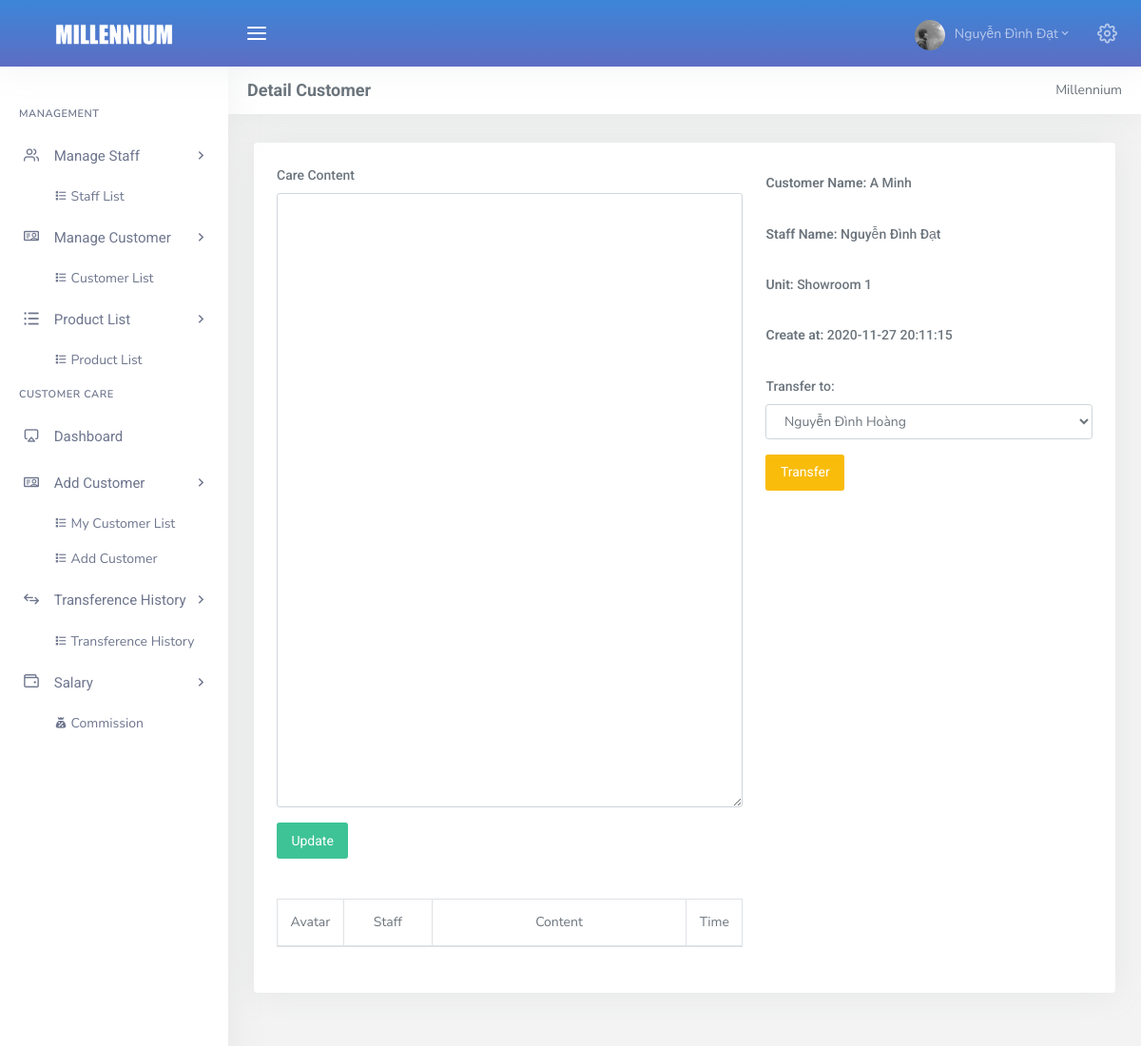
Page /admin/dashboard.php?page=detail_customer_care&id=176 (signed in) on the committed database.
### tables this page shows
CREATE TABLE `tbl_user` (
  `id` int(11) NOT NULL,
  `name` varchar(50) NOT NULL,
  `showroom_id` int(11) NOT NULL,
  `avatar` varchar(50) NOT NULL DEFAULT 'default.png',
  `email` varchar(50) NOT NULL,
  `passw` varchar(50) NOT NULL DEFAULT '123456',
  `addres` varchar(100) NOT NULL,
  `salary` float NOT NULL,
  `role` tinyint(4) NOT NULL DEFAULT 2,
  `status` tinyint(4) NOT NULL DEFAULT 1,
  `create_at` datetime NOT NULL DEFAULT current_timestamp()
);

CREATE TABLE `tbl_customer` (
  `id` int(11) NOT NULL,
  `name` varchar(50) NOT NULL,
  `showroom_id` int(11) NOT NULL,
  `phone` varchar(10) NOT NULL,
  `email` varchar(50) NOT NULL,
  `sex` varchar(5) NOT NULL,
  `birth` date NOT NULL DEFAULT '1970-01-01',
  `passw` varchar(50) NOT NULL,
  `avatar` varchar(50) NOT NULL DEFAULT 'guest.jpg',
  `create_at` datetime NOT NULL DEFAULT current_timestamp()
);

CREATE TABLE `tbl_showroom` (
  `showroom_id` int(11) NOT NULL,
  `title` varchar(50) NOT NULL,
  `addres` varchar(100) NOT NULL,
  `create_at` datetime NOT NULL DEFAULT current_timestamp()
);

CREATE TABLE `tbl_care` (
  `user_id` int(11) NOT NULL,
  `customer_id` int(11) NOT NULL,
  `status` tinyint(4) NOT NULL DEFAULT 1,
  `create_at` datetime NOT NULL DEFAULT current_timestamp()
);

### admin/Controller/CustomerCare/CustomerCare_c.php (called while the page is built, shortened)
<?php
    include_once("Model/CustomerCare/CustomerCare_m.php");
    class CustomerCare_c extends CustomerCare_m {
        private $customer_care;
        function __construct()
        {
            $this->customer_care = new CustomerCare_m();
        }
        public function detailCustomerCare () {
            $customer_id = $_GET['id'];
            $customer_care2 = $this->customer_care->getInfoCustomerCare($customer_id);
            $customer_care1 = $this->customer_care->getAllUserExceptOne($customer_care2['user_id']);
            include_once 'View/CustomerCare/detail_customer_care.php';
        }
    }
?>

### admin/Config/myConfig.php (called while the page is built, shortened)
<?php
	class Connect{
		private $user = "root";
		private $pass = "";
		private $dns = "mysql:host=localhost;dbname=customer_care";
		function __construct(){
			try {
				$this->pdo = new PDO($this->dns, $this->user, $this->pass);
				$this->pdo->query("SET NAMES utf8");
			} catch (PDOException $e) {
				echo $e->getMessage();
				exit();
			}
		}
	}
 ?>

### admin/Model/CustomerCare/CustomerCare_m.php (called while the page is built, shortened)
<?php
    include_once("Config/myConfig.php");
    class CustomerCare_m extends Connect {
        function __construct()
        {
            parent::__construct();
        }
        protected function getInfoCustomerCare ($customer_id) {
            $sql = "
            SELECT tbl_care.customer_id, tbl_user.name as 'Họ tên NV', tbl_customer.name, tbl_showroom.title, tbl_customer.phone, tbl_customer.email, tbl_care.status, tbl_care.create_at, tbl_customer.id, tbl_care.user_id
            FROM
                tbl_user,
                tbl_customer,
                tbl_showroom,
                tbl_care
            WHERE
                tbl_customer.showroom_id = tbl_showroom.showroom_id AND tbl_user.id = tbl_care.user_id AND tbl_customer.id = tbl_care.customer_id AND tbl_customer.id = :customer_id";
            $pre = $this->pdo->prepare($sql);
            $pre->bindParam(":customer_id", $customer_id);
            $pre->execute();
            return $row = $pre->fetch(PDO::FETCH_ASSOC);
        }
        protected function getAllUserExceptOne($id) {
            $sql = "SELECT * FROM tbl_user, tbl_showroom
                    WHERE tbl_user.showroom_id = tbl_showroom.showroom_id AND id != :id";
            $pre = $this->pdo->prepare($sql);
            $pre->bindParam(':id', $id);
            $pre->execute();
            $result = array();
            while ($row = $pre->fetch(PDO::FETCH_ASSOC)) {
                $result[] = $row;
            }
            return $result;
        }
    }

### admin/View/CustomerCare/detail_customer_care.php (the view, shortened to what this page needs)
<div class="card-box">
	<div class="row">
		<div class="col-7">
			<form>
				<fieldset class="form-group">
					<label for="formGroupExampleInput">Care Content</label>
					<textarea class="form-control ckeditor" rows="30" name="content"></textarea>
				</fieldset>
				<button type="button" class="btn btn-success add_content" value="<?= $customer_id; ?>">Update</button>
			</form><br><br>
			<div class="table-content" id="data_content">
				<table class="table table-bordered dt-responsive nowrap">
					<thead class="text-center dataContentHeader">
						<td style="width: 10%">Avatar</td>
						<td style="width: 20%">Staff</td>
						<td style="width: 60%">Content</td>
						<td style="width: 10%">Time</td>
					</thead>
						<?php
						include_once 'Controller/CustomerCare/CustomerCare_c.php';
						$customer_id = $_GET['id'];
							?>
				</table>
			</div>
		</div>
		<div class="col-5">
			<form>
				<div class="form-group">
					<label for="name" class="col-form-label"><b>Customer Name:</b> <?= $customer_care2['name']; ?></label>
				</div>
				<div class="form-group">
					<label for="name" class="col-form-label"><b>Staff Name:</b>  <?= $customer_care2['Họ tên NV']; ?></label>
				</div>
				<div class="form-group">
					<label for="name" class="col-form-label"><b>Unit:</b>  <?= $customer_care2['title']; ?></label>
				</div>
				<div class="form-group">
					<label for="phone" class="col-form-label"><b>Create at:</b>  <?= $customer_care2['create_at']; ?></label>
				</div>
				<div class="form-group">
					<label class="col-form-label">Transfer to:</label>
					<select class="form-control" id="listUser">
						<?php foreach ($customer_care1 as $value) {
							?>
							<option value="<?= $value['id']; ?>"><?= $value['name']; ?></option>
							<?php
						}
						?>
					</select>
				</div>
				<button type="button" class="btn btn-warning transfer" value="<?= $customer_id; ?>">Transfer</button>
			</form><br>
		</div>
	</div>
</div>

### rows in the picture
tbl_user: tbl_customer.name "A Minh", name "Nguyễn Đình Đạt", showroom.title "Showroom 1", tbl_care.create_at "2020-11-27 20:11:15"

### other values in the picture
$_SESSION['name'] "Nguyễn Đình Đạt"
form field value "Nguyễn Đình Hoàng"
